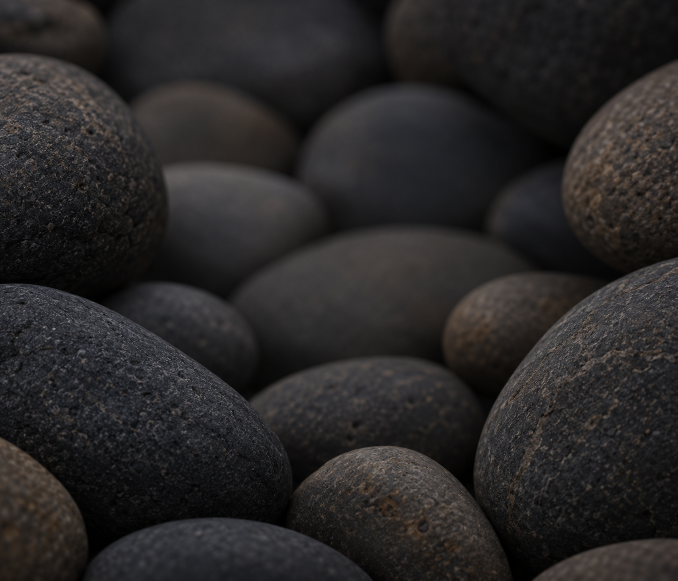
#> input picture assets/backgrounds/stones-source.png, 1355 x 1161 px (shown at 1/2 size)
$ python generate_stone_background.py
#> lines starting #> are read from the running program, lines starting #| are printed output that depends on the picture
"""Pack the generated stone photograph for the LCD. Requires Pillow.
The source image remains unchanged; conversion only fits the device size and
quantizes to RGB565. Display dimming is performed by the C++ presentation layer.
"""
from pathlib import Path
from PIL import Image, ImageOps
ROOT = Path(__file__).resolve().parents[1]
image = ImageOps.fit(Image.open(ROOT/'assets/backgrounds/stones-source.png').convert('RGB'),
                    (280,240), method=Image.Resampling.LANCZOS)
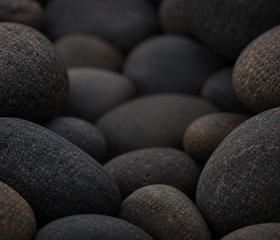
#> image: PIL image 280x240 RGB; mean R, G, B 41.1, 39, 39.1
image.save(ROOT/'assets/backgrounds/stones-lcd.png')
pixels = [((r>>3)<<11)|((g>>2)<<5)|(b>>3) for r,g,b in image.getdata()]
#> pixels = 67200 items
lines = ['#pragma once','#include <stdint.h>',
         '// Generated by tools/generate_stone_background.py; pixels reside in flash.',
         'namespace StoneBackground {','constexpr int Width = 280, Height = 240;',
         'static const uint16_t Pixels[] = {']
for i in range(0,len(pixels),20):
    lines.append('  '+','.join(f'0x{p:04x}' for p in pixels[i:i+20])+',')
#> this loop made 3360 passes
#> i on passes 2 to 4: 20, 40, 60
#> after the loop, lines = 3366 items
lines += ['};','}']
(ROOT/'hardware/StoneBackground.h').write_text('\n'.join(lines)+'\n')
